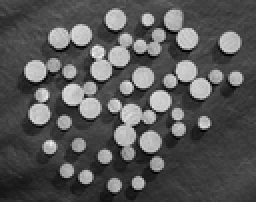
%> input picture Hw1/images/wood_dowels.tif, 128 x 101 px, shrunk from 675 x 531 before the run (shown 2 times larger)
$ octave main3.m   (GNU Octave 9; MATLAB toolbox functions it lacks are replaced by stand-ins)
%> lines starting %> are read from the running program, lines starting %| are printed output that depends on the picture
%> further down, image is the input picture: size 101x128 uint8; min 0, max 249, mean 86.7
### Hw1/my_open.m
function opened = my_open(image,R)
%> called with R = 5
    %% 半径为R的圆盘模板B
    B = zeros(R,R);
    for k = -R:1:R
        for l = -R:1:R
            if(k^2 + l^2 <= R^2)
                B(l + R + 1,k + R + 1) = 1;
            end
        end
    end
    eroded = my_erode(image,B);
    dilated = my_dilate(eroded,B,"brute");
    opened = dilated;
    %imshow(opened)
end

### Hw1/my_erode.m
function eroded = my_erode(image,B)
     % image = 255 - image;
     % eroded = 255 - my_dilate(image,B,"brute");
    [height,width] = size(image);
%> height = 101; width = 128
    [pheight,pwidth] = size(B);
    half_pheight = floor((pheight + 1)/2);
    half_pwidth = floor((pwidth + 1)/2);
    eroded = double(image);
    image = double(image);
    for i = 1 : height
        for j = 1 : width
            xl = max(1,i - half_pheight + 1);
            xr = min(i + half_pheight - 1,height);
            yl = max(1,j - half_pwidth + 1);
            yr = min(j + half_pwidth - 1,width);
            xl2 = xl - i + half_pheight;
            xr2 = xr - i + half_pheight;
            yl2 = yl - j + half_pwidth;
            yr2 = yr - j + half_pwidth;
            ss = sum(sum(B(xl2:xr2,yl2:yr2)));
            sub_image = zeros(1,ss);
            index = 1;
            for k = xl2 : 1: xr2
                for l = yl2: 1 : yr2
                    if B(k,l) > 0
                        sub_image(index) = image(k + i - half_pheight,l + j - half_pwidth);
                        index = index + 1;
                    end
                end
            end
            %sub_image = image(xl:xr,yl:yr) .* B(xl2:xr2,yl2:yr2);
            eroded(i,j) = min(sub_image(:));
        end
    end
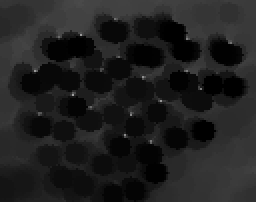
%> eroded: size 101x128 double (shown 2 times larger); min 0, max 159, mean 31.5
%> after the loop, sub_image = 26 values, max 61 at index 12, min 48 at index 15, mean 53.85
    eroded = uint8(eroded);
%> eroded: size 101x128 uint8
    % eroded = logical(eroded);
end

### Hw1/my_dilate.m
function dilated = my_dilate(image,B,str)
%> called with str = 'brute'
    %% 卷积
    if str == "conv"
        dilated = logical(conv2(image,B,'same'));
    %% 暴力搜索
    elseif str == "brute"
        [height,width] = size(image);
        [pheight,pwidth] = size(B);
        half_pheight = floor((pheight+1)/2);
        half_pwidth = floor((pwidth+1)/2);
        dilated = zeros(height,width);
        image = double(image);
        for i = 1 : height
            for j = 1 : width
                xl = max(1,i - half_pheight + 1);
                xr = min(i + half_pheight - 1,height);
                yl = max(1,j - half_pwidth + 1);
                yr = min(j + half_pwidth - 1,width);
                xl2 = xl - i + half_pheight;
                xr2 = xr - i + half_pheight;
                yl2 = yl - j + half_pwidth;
                yr2 = yr - j + half_pwidth;
                sub_image = image(xl:xr,yl:yr) .* B(xl2:xr2,yl2:yr2);
                dilated(i,j) = max(max(sub_image));
            end
        end
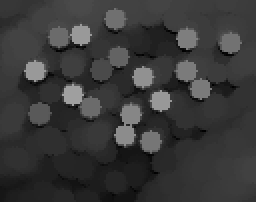
%> dilated: size 101x128 double (shown 2 times larger); min 0, max 159, mean 57.2
        dilated = uint8(dilated);
%> dilated: size 101x128 uint8
    end
end

### Hw1/my_close.m
function closed = my_close(image,R)
%> called with R = 5
    %% 半径为R的圆盘模板B
    B = zeros(R,R);
    for k = -R:1:R
        for l = -R:1:R
            if(k^2 + l^2 <= R^2)
                B(l + R + 1,k + R + 1) = 1;
            end
        end
    end
    dilated = my_dilate(image,B,"brute");
%> call 2 of my_dilate, with str = 'brute'
%> after the loop in my_dilate (call 2), `for i = 1 : height`:
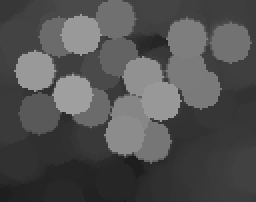
%> dilated: size 101x128 double (shown 2 times larger); min 28, max 159, mean 81.3
    eroded = my_erode(dilated,B);
%> after the loop in my_erode (call 2), `for i = 1 : height`:
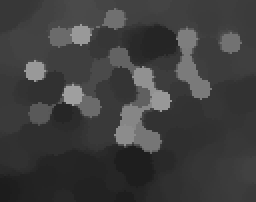
%> eroded: size 101x128 double (shown 2 times larger); min 28, max 159, mean 62.3
%> after the loop in my_erode (call 2), `for i = 1 : height`: sub_image = 26 values, max 65 at index 1, min 57 at index 26, mean 59.96
    closed = eroded;
    % imshow(closed)
end

### Hw1/Granularity_detection.m
function [filter,g10,g20,g25,g30,out] = Granularity_detection(image)
   %% 平滑
   filter = my_open(image,5);
   filter = my_close(filter,5);
   temp = filter;
   out = zeros(1,35);
   for i = 6:35
       fprintf("模板半径为%d迭代中\n",i);
       k = my_open(filter,i);
       C = temp - k;
       out(i) = sum(C(:));
       temp = k;
       if(i == 10)
          g10 = k;
       elseif(i == 20)
          g20 = k;
       elseif(i == 25)
          g25 = k;
       elseif(i == 30)
          g30 = k;
       end
   end

% [4 lines of commented-out code are left out]
end

### Hw1/main3.m
close all;
clc;
clear;
%% 读取输入图片
image = imread("images/wood_dowels.tif");
%> (the run ends here)
